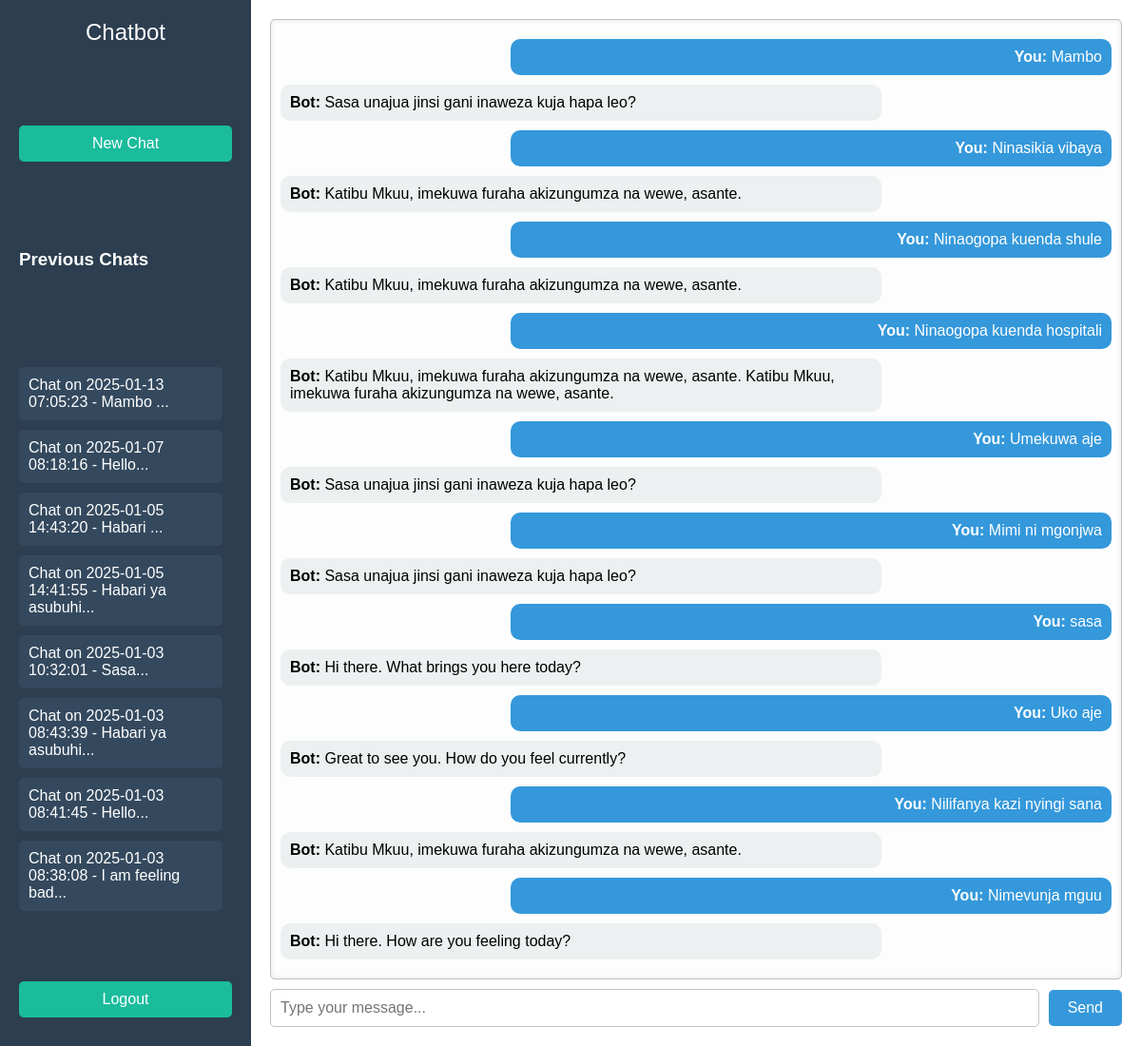
Page /chat/15 (signed in) on the committed database.
### tables this page shows
CREATE TABLE chats (
                chat_id INTEGER PRIMARY KEY AUTOINCREMENT,
                user_id INTEGER NOT NULL,
                created_at TIMESTAMP DEFAULT CURRENT_TIMESTAMP,
                FOREIGN KEY(user_id) REFERENCES users(id)
            );

CREATE TABLE messages (
                message_id INTEGER PRIMARY KEY AUTOINCREMENT,
                chat_id INTEGER NOT NULL,
                sender TEXT NOT NULL,  -- 'user' or 'bot'
                message TEXT NOT NULL,
                created_at TIMESTAMP DEFAULT CURRENT_TIMESTAMP,
                FOREIGN KEY(chat_id) REFERENCES chats(chat_id)
            );

### app.py (the view, shortened to what this page needs)
@app.route('/chat/<int:chat_id>', methods=['GET', 'POST'])
def chat_details(chat_id):
    if 'user_id' not in session:
        return redirect(url_for('login'))
    user_id = session['user_id']
    current_chat = []
    all_chats = []
    with sqlite3.connect(DATABASE) as conn:
        cursor = conn.cursor()
        try:
            cursor.execute("SELECT sender, message FROM messages WHERE chat_id = ? ORDER BY created_at", (chat_id,))
            current_chat = cursor.fetchall()
            cursor.execute("""
                SELECT c.chat_id, c.created_at, (SELECT message FROM messages WHERE chat_id = c.chat_id ORDER BY created_at LIMIT 1) AS first_message
                FROM chats c
                WHERE c.user_id = ?
                ORDER BY c.created_at DESC
            """, (user_id,))
            all_chats = cursor.fetchall()
        except sqlite3.Error as e:
            flash('An error occurred while processing your message.', 'danger')
            print(f"Database error: {e}")
    return render_template('chat.html', chat_history=current_chat, chat_id=chat_id, chats=all_chats)

### templates/chat.html (shortened to what this page needs)
<!DOCTYPE html>
<html lang="en">
<head>
</head>
<body>
    <div class="container">
        <div class="sidebar">
            <h2>Chatbot</h2>
            <button onclick="window.location.href='/new_chat'">New Chat</button>
            <h3>Previous Chats</h3>
            <div class="chat-list">
                {% if chats %}
                    {% for chat in chats %}
                        <a href="{{ url_for('chat_details', chat_id=chat[0]) }}">
                            Chat on {{ chat[1] }} - {{ chat[2][:20] if chat[2] else 'No Messages' }}...
                        </a>
                    {% endfor %}
                {% else %}
                    <p>No previous chats found.</p>
                {% endif %}
            </div>
            <button onclick="window.location.href='/logout'">Logout</button>
        </div>
        <div class="chat-box">
            <div class="chat-window" id="chat-window">
                {% if chat_history %}
                    {% for message in chat_history %}
                        <div class="chat-message {% if message[0] == 'user' %}user{% else %}bot{% endif %}">
                            <strong>{% if message[0] == 'user' %}You{% else %}Bot{% endif %}:</strong> {{ message[1] }}
                        </div>
                    {% endfor %}
                {% else %}
                    <p style="text-align: center; color: #95a5a6;">No messages yet. Start the conversation!</p>
                {% endif %}
            </div>
            <form method="post" class="input-box">
                <input type="text" name="message" placeholder="Type your message..." required>
                <button type="submit">Send</button>
            </form>
        </div>
    </div>
</body>
</html>

### templates/chat.html (style rules this page uses)
body { margin: 0; font-family: Arial, sans-serif; background-color: #ecf0f1; }
.container { display: flex; height: 100vh; }
.sidebar { width: 20%; background-color: #2c3e50; color: white; display: flex; flex-direction: column; justify-content: space-between; padding: 20px; box-shadow: 2px 0px 5px rgba(0, 0, 0, 0.1); }
.sidebar h2 { margin: 0 0 20px; text-align: center; font-weight: normal; font-size: 1.5em; }
.sidebar button { background-color: #1abc9c; border: none; padding: 10px; color: white; font-size: 1em; cursor: pointer; margin-bottom: 10px; border-radius: 5px; transition: background-color 0.3s ease; }
.chat-list { margin-top: 20px; max-height: 60%; overflow-y: auto; padding-right: 10px; }
.chat-list a { display: block; background-color: #34495e; margin-bottom: 10px; padding: 10px; color: white; font-size: 1em; border-radius: 5px; text-decoration: none; cursor: pointer; }
.chat-box { width: 80%; display: flex; flex-direction: column; background-color: white; padding: 20px; }
.chat-window { flex-grow: 1; overflow-y: auto; border: 1px solid #bdc3c7; border-radius: 5px; padding: 10px; background-color: #fdfdfd; box-shadow: inset 0 0 5px rgba(0, 0, 0, 0.1); }
.chat-message { margin: 10px 0; padding: 10px; border-radius: 10px; max-width: 70%; word-wrap: break-word; }
.chat-message.user { text-align: right; background-color: #3498db; color: white; margin-left: auto; }
.chat-message.bot { text-align: left; background-color: #ecf0f1; color: black; margin-right: auto; }
.input-box { display: flex; align-items: center; margin-top: 10px; width: 100%; }
.input-box input { flex-grow: 1; padding: 10px; margin-right: 10px; border: 1px solid #bdc3c7; border-radius: 5px; font-size: 1em; }
.input-box button { background-color: #3498db; border: none; padding: 10px 20px; color: white; font-size: 1em; cursor: pointer; border-radius: 5px; transition: background-color 0.3s ease; }

### rows in the picture
chats: created_at "2025-01-13 07:05:23", chat "Mambo"
chats: created_at "2025-01-07 08:18:16", chat "Hello"
chats: created_at "2025-01-05 14:43:20", chat "Habari"
chats: created_at "2025-01-05 14:41:55", chat "Habari ya asubuhi"
chats: created_at "2025-01-03 10:32:01", chat "Sasa"
chats: created_at "2025-01-03 08:43:39", chat "Habari ya asubuhi"
chats: created_at "2025-01-03 08:41:45", chat "Hello"
chats: created_at "2025-01-03 08:38:08", chat "I am feeling bad"
messages: sender "You", message "Mambo"
messages: sender "Bot", message "Sasa unajua jinsi gani inaweza kuja hapa leo?"
messages: sender "You", message "Ninasikia vibaya"
messages: sender "Bot", message "Katibu Mkuu, imekuwa furaha akizungumza na wewe, asante."
messages: sender "You", message "Ninaogopa kuenda shule"
messages: sender "Bot", message "Katibu Mkuu, imekuwa furaha akizungumza na wewe, asante."
messages: sender "You", message "Ninaogopa kuenda hospitali"
messages: sender "Bot", message "Katibu Mkuu, imekuwa furaha akizungumza na wewe, asante. Katibu Mkuu, imekuwa furaha akizungumza na wewe, asante."
messages: sender "You", message "Umekuwa aje"
messages: sender "Bot", message "Sasa unajua jinsi gani inaweza kuja hapa leo?"
messages: sender "You", message "Mimi ni mgonjwa"
messages: sender "Bot", message "Sasa unajua jinsi gani inaweza kuja hapa leo?"
messages: sender "You", message "sasa"
messages: sender "Bot", message "Hi there. What brings you here today?"
messages: sender "You", message "Uko aje"
messages: sender "Bot", message "Great to see you. How do you feel currently?"
messages: sender "You", message "Nilifanya kazi nyingi sana"
messages: sender "Bot", message "Katibu Mkuu, imekuwa furaha akizungumza na wewe, asante."
messages: sender "You", message "Nimevunja mguu"
messages: sender "Bot", message "Hi there. How are you feeling today?"
